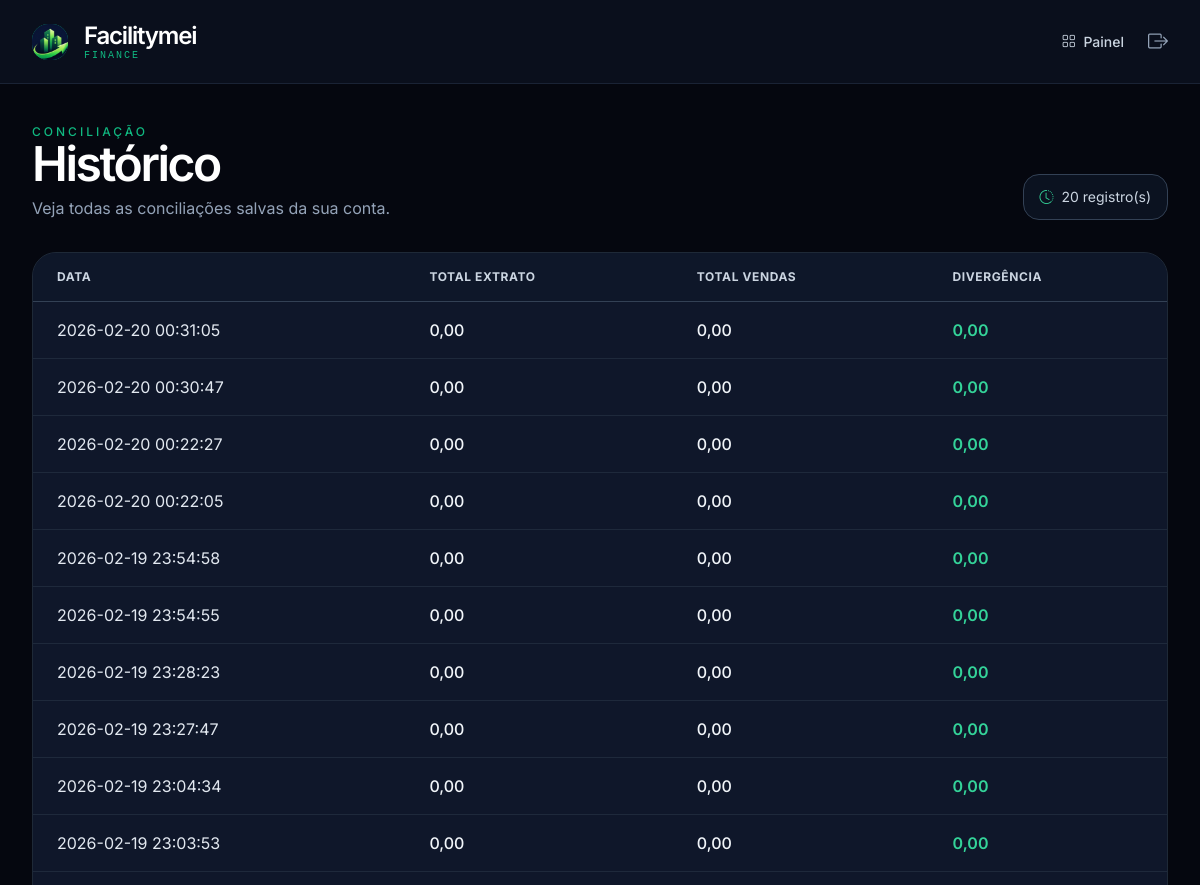
The page /historico (signed in, upper part) on the database as committed earlier.
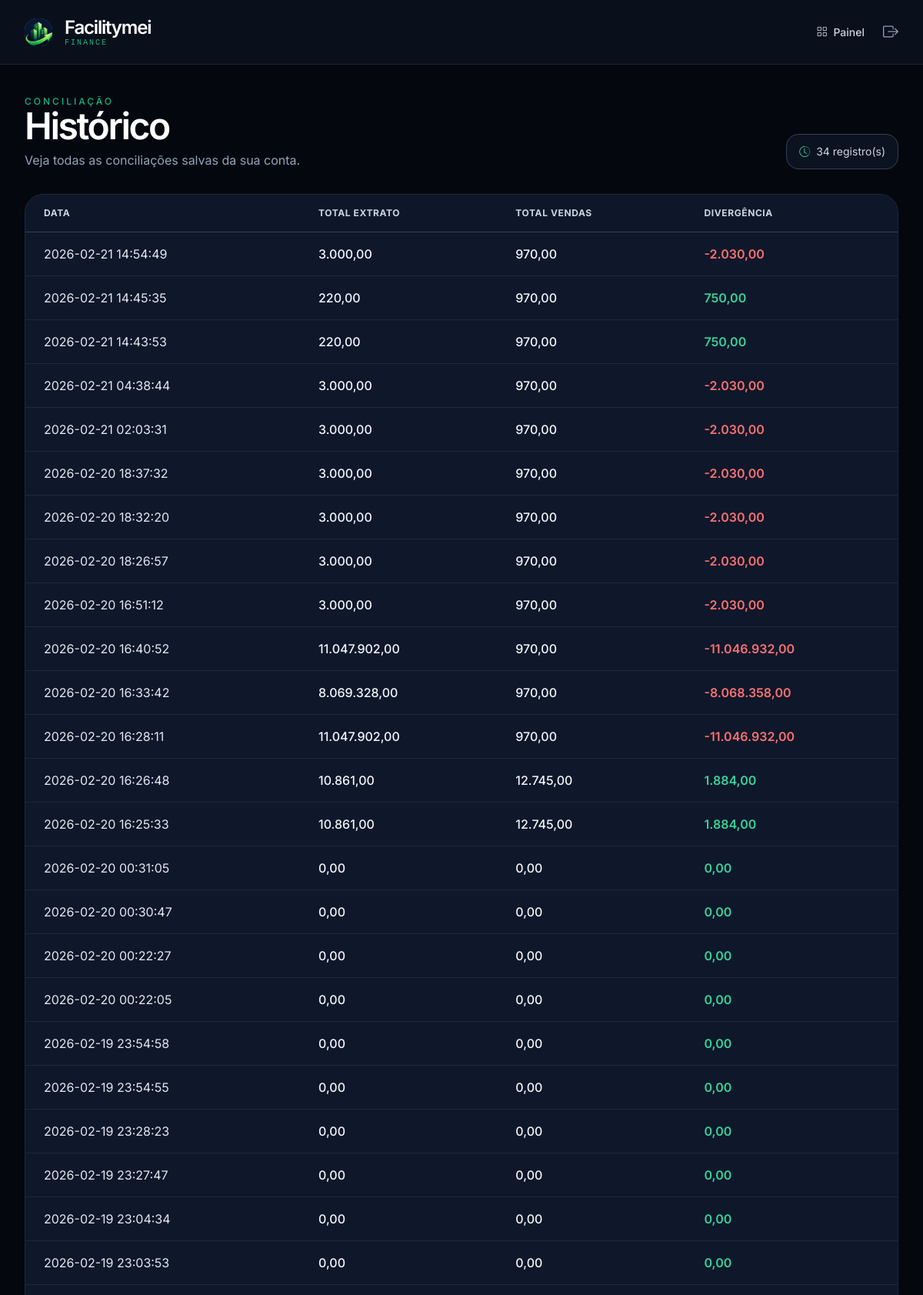
The same page on the database as committed later.
### tables this page shows
CREATE TABLE conciliacoes
             (id INTEGER PRIMARY KEY, user_id INTEGER, data TEXT, total_extrato REAL, total_vendas REAL, divergencia REAL);

### app.py (the view)
@app.route("/historico")
@login_required
def historico():
    conciliacoes = db_fetchall(
        "SELECT data, total_extrato, total_vendas, divergencia FROM conciliacoes WHERE user_id = ? ORDER BY id DESC",
        (current_user.id,),
    )
    return render_template("historico.html", conciliacoes=conciliacoes)

### app.py (called while the page is built)
def format_br(valor):
    try:
        return f"{valor:,.2f}".replace(",", "X").replace(".", ",").replace("X", ".")
    except Exception:
        return "0,00"

def db_fetchone(query, params=()):
    with DB_LOCK:
        cur = conn.execute(query, params)
        return cur.fetchone()

def db_fetchall(query, params=()):
    with DB_LOCK:
        cur = conn.execute(query, params)
        return cur.fetchall()

@login_manager.user_loader
def load_user(user_id):
    row = db_fetchone("SELECT id, email, is_pro FROM users WHERE id = ?", (user_id,))
    if row:
        return User(row[0], row[1], row[2])
    return None

### templates/historico.html (shortened to what this page needs)
<!DOCTYPE html>
<html lang="pt-BR">
<head>
    <script src="https://cdn.tailwindcss.com"></script>
    <link rel="stylesheet" href="https://cdn.jsdelivr.net/npm/bootstrap-icons@1.11.3/font/bootstrap-icons.min.css">
    </head>
<body class="min-h-screen pb-16">
    <nav class="bg-[#0a0f1c] border-b border-slate-800/80 backdrop-blur-xl sticky top-0 z-50">
        <div class="max-w-7xl mx-auto px-6 md:px-8 py-5 flex justify-between items-center">
            <a href="{{ url_for('dashboard') }}" class="flex items-center gap-4">
                <div class="w-9 h-9 bg-emerald-500 rounded-2xl flex items-center justify-center shadow-inner">
                    <img src="{{ url_for('static', filename='images/LOGO-SITE.jpeg') }}" alt="Logo Facilitymei" class="w-full h-full object-cover rounded-2xl">
                </div>
                <div>
                    <span class="text-2xl font-semibold tracking-tighter text-white">Facilitymei</span>
                    <span class="text-[10px] text-emerald-500 font-mono tracking-[2px] block -mt-1">FINANCE</span>
                </div>
            </a>
            <div class="flex items-center gap-6">
                <a href="{{ url_for('dashboard') }}" class="text-slate-300 hover:text-white text-sm font-medium transition">
                    <i class="bi bi-grid mr-1"></i> Painel
                </a>
                <a href="{{ url_for('logout') }}" class="text-slate-400 hover:text-red-400 transition">
                    <i class="bi bi-box-arrow-right text-xl"></i>
                </a>
            </div>
        </div>
    </nav>
    <main class="max-w-7xl mx-auto px-6 md:px-8 pt-10">
        <div class="flex flex-col md:flex-row md:items-end md:justify-between gap-4 mb-8">
            <div>
                <div class="uppercase tracking-[3px] text-emerald-500 text-xs font-medium">Conciliação</div>
                <h1 class="text-4xl md:text-5xl font-semibold tracking-tighter text-white">Histórico</h1>
                <p class="text-slate-400 mt-2">Veja todas as conciliações salvas da sua conta.</p>
            </div>
            <div class="chip rounded-2xl px-4 py-3 text-sm text-slate-300 inline-flex items-center gap-2">
                <i class="bi bi-clock-history text-emerald-400"></i>
                {{ conciliacoes|length }} registro(s)
            </div>
        </div>
        <div class="card rounded-3xl overflow-hidden">
            {% if conciliacoes %}
                <div class="overflow-x-auto">
                    <table class="w-full min-w-[760px]">
                        <thead class="bg-slate-900/70 border-b border-slate-700">
                            <tr class="text-left text-slate-300 text-xs uppercase tracking-wider">
                                <th class="px-6 py-4">Data</th>
                                <th class="px-6 py-4">Total Extrato</th>
                                <th class="px-6 py-4">Total Vendas</th>
                                <th class="px-6 py-4">Divergência</th>
                            </tr>
                        </thead>
                        <tbody>
                            {% for conc in conciliacoes %}
                                <tr class="border-b border-slate-800 hover:bg-slate-800/35 transition-colors">
                                    <td class="px-6 py-4 text-slate-200 whitespace-nowrap">{{ conc[0] }}</td>
                                    <td class="px-6 py-4 text-slate-100 font-medium">{{ conc[1] | default(0) | format_br }}</td>
                                    <td class="px-6 py-4 text-slate-100 font-medium">{{ conc[2] | default(0) | format_br }}</td>
                                    <td class="px-6 py-4 font-semibold {% if conc[3] >= 0 %}text-emerald-400{% else %}text-red-400{% endif %}">
                                        {{ conc[3] | default(0) | format_br }}
                                    </td>
                                </tr>
                            {% endfor %}
                        </tbody>
                    </table>
                </div>
            {% endif %}
        </div>
    </main>
</body>
</html>

### templates/historico.html (style rules this page uses)
body { background: #05070f; color: #e2e8f0; font-family: 'Inter', system-ui, sans-serif; }
.card { background: #0f172a; border: 1px solid #1e2937; }
.chip { background: #0b1220; border: 1px solid #334155; }

Rows that differ between the two databases and show on the page:
added conciliacoes: data "2026-02-21 14:54:49", total_extrato "3.000,00", total_vendas "970,00", divergencia "-2.030,00"
added conciliacoes: data "2026-02-21 14:45:35", total_extrato "220,00", total_vendas "970,00", divergencia "750,00"
added conciliacoes: data "2026-02-21 14:43:53", total_extrato "220,00", total_vendas "970,00", divergencia "750,00"
added conciliacoes: data "2026-02-21 04:38:44", total_extrato "3.000,00", total_vendas "970,00", divergencia "-2.030,00"
added conciliacoes: data "2026-02-21 02:03:31", total_extrato "3.000,00", total_vendas "970,00", divergencia "-2.030,00"
added conciliacoes: data "2026-02-20 18:37:32", total_extrato "3.000,00", total_vendas "970,00", divergencia "-2.030,00"
added conciliacoes: data "2026-02-20 18:32:20", total_extrato "3.000,00", total_vendas "970,00", divergencia "-2.030,00"
added conciliacoes: data "2026-02-20 18:26:57", total_extrato "3.000,00", total_vendas "970,00", divergencia "-2.030,00"
added conciliacoes: data "2026-02-20 16:51:12", total_extrato "3.000,00", total_vendas "970,00", divergencia "-2.030,00"
added conciliacoes: data "2026-02-20 16:40:52", total_extrato "11.047.902,00", total_vendas "970,00", divergencia "-11.046.932,00"
added conciliacoes: data "2026-02-20 16:33:42", total_extrato "8.069.328,00", total_vendas "970,00", divergencia "-8.068.358,00"
added conciliacoes: data "2026-02-20 16:28:11", total_extrato "11.047.902,00", total_vendas "970,00", divergencia "-11.046.932,00"
added conciliacoes: data "2026-02-20 16:26:48", total_extrato "10.861,00", total_vendas "12.745,00", divergencia "1.884,00"
added conciliacoes: data "2026-02-20 16:25:33", total_extrato "10.861,00", total_vendas "12.745,00", divergencia "1.884,00"
Other text that changed with them:
{{ conciliacoes|length }}: "20" → "34"
